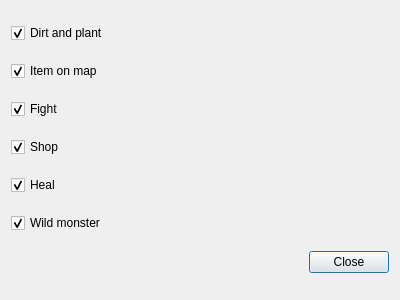
<?xml version="1.0" encoding="UTF-8"?>
<ui version="4.0">
 <class>TargetFilter</class>
 <widget class="QDialog" name="TargetFilter">
  <property name="geometry">
   <rect>
    <x>0</x>
    <y>0</y>
    <width>400</width>
    <height>300</height>
   </rect>
  </property>
  <property name="windowTitle">
   <string>Dialog</string>
  </property>
  <layout class="QVBoxLayout" name="verticalLayout">
   <item>
    <widget class="QCheckBox" name="dirt">
     <property name="text">
      <string>Dirt and plant</string>
     </property>
     <property name="checked">
      <bool>true</bool>
     </property>
    </widget>
   </item>
   <item>
    <widget class="QCheckBox" name="itemOnMap">
     <property name="text">
      <string>Item on map</string>
     </property>
     <property name="checked">
      <bool>true</bool>
     </property>
    </widget>
   </item>
   <item>
    <widget class="QCheckBox" name="fight">
     <property name="text">
      <string>Fight</string>
     </property>
     <property name="checked">
      <bool>true</bool>
     </property>
    </widget>
   </item>
   <item>
    <widget class="QCheckBox" name="shop">
     <property name="text">
      <string>Shop</string>
     </property>
     <property name="checked">
      <bool>true</bool>
     </property>
    </widget>
   </item>
   <item>
    <widget class="QCheckBox" name="heal">
     <property name="text">
      <string>Heal</string>
     </property>
     <property name="checked">
      <bool>true</bool>
     </property>
    </widget>
   </item>
   <item>
    <widget class="QCheckBox" name="wildMonster">
     <property name="text">
      <string>Wild monster</string>
     </property>
     <property name="checked">
      <bool>true</bool>
     </property>
    </widget>
   </item>
   <item>
    <widget class="QDialogButtonBox" name="buttonBox">
     <property name="standardButtons">
      <set>QDialogButtonBox::Close</set>
     </property>
    </widget>
   </item>
  </layout>
 </widget>
 <resources/>
 <connections/>
</ui>
